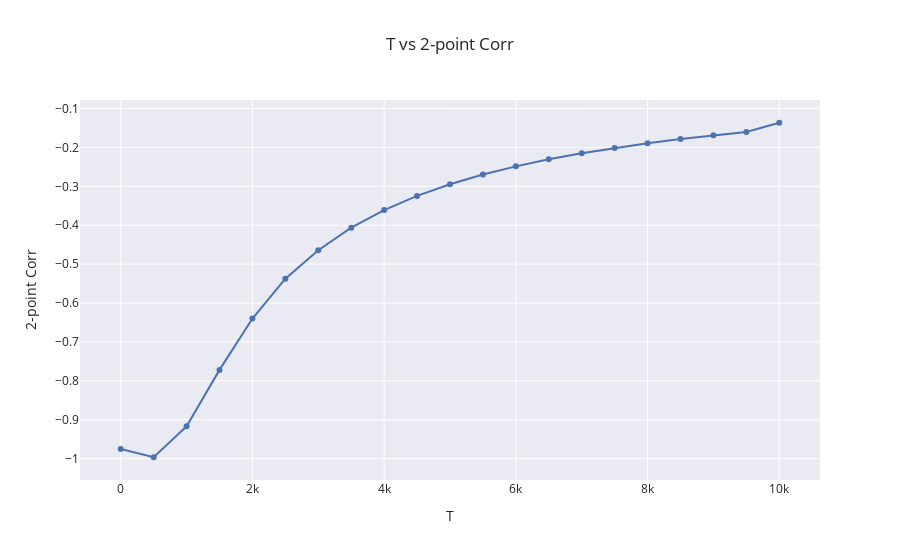

Source (notebook cell):
### Code cell
fig = go.Figure()
results

fig.add_trace(go.Scatter(x = results[results['1-point_corr'] == 0.0]['T'],
                         y = results[results['1-point_corr'] == 0.0]['corrs'].str[2],
                         mode='markers+lines',
                        )
             )

if cmp_mode:
    fig.add_trace(go.Scatter(x = results_comp[results_comp['1-point_corr'] == 0.0]['T'],
                             y = results_comp[results_comp['1-point_corr'] == 0.0]['corrs'].str[2],
                             mode='markers+lines',
                            )
                 )
fig.update_layout(
    title="T vs 2-point Corr",
    xaxis_title="T",
    yaxis_title="2-point Corr",
    template='seaborn'
)
#fig.update_traces(texttemplate='%{text:.2s}', textposition='top center')
fig.show()

### Figure 1 — Plotly figure (JSON) as saved in the notebook; plotly's stock layout.template omitted (floating-point values rounded to 4 significant figures)
{"data": [{"mode": "markers+lines", "type": "scatter", "x": [0, 500, 1000, 1500, 2000, 2500, 3000, 3500, 4000, 4500, 5000, 5500, 6000, 6500, 7000, 7500, 8000, 8500, 9000, 9500, 10000], "y": [-0.975, -0.9963, -0.9169, -0.7718, -0.6397, -0.5372, -0.4642, -0.4063, -0.361, -0.3245, -0.2947, -0.2697, -0.2487, -0.2306, -0.2149, -0.2013, -0.1892, -0.1785, -0.1689, -0.1603, -0.1366]}], "layout": {"title": {"text": "T vs 2-point Corr"}, "xaxis": {"title": {"text": "T"}}, "yaxis": {"title": {"text": "2-point Corr"}}}}
